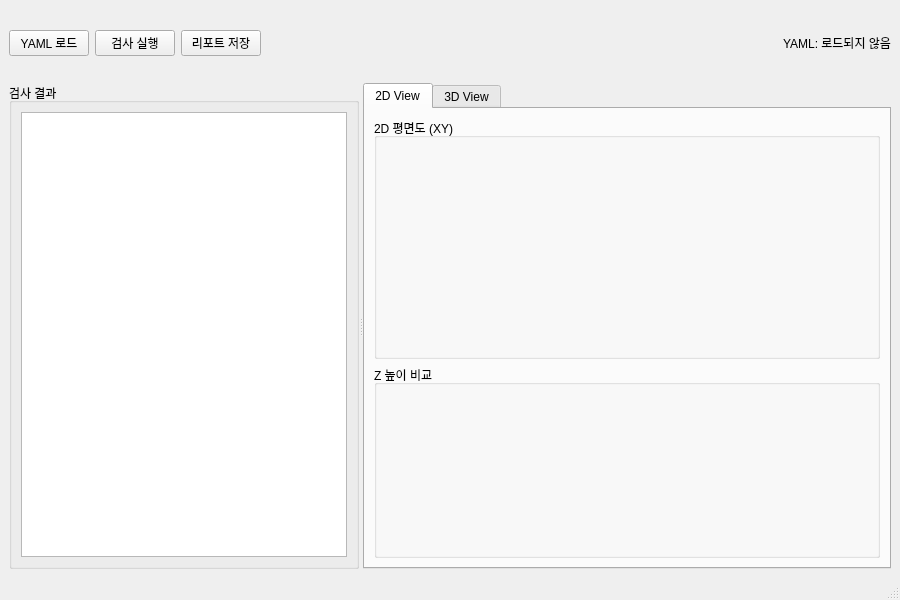
<?xml version="1.0" encoding="UTF-8"?>
<ui version="4.0">
 <class>JigPlateValidatorWindow</class>
 <widget class="QMainWindow" name="JigPlateValidatorWindow">
  <property name="geometry">
   <rect>
    <x>0</x>
    <y>0</y>
    <width>900</width>
    <height>600</height>
   </rect>
  </property>
  <property name="windowTitle">
   <string>Jig Plate 무결성 검사기</string>
  </property>
  <widget class="QWidget" name="centralwidget">
   <layout class="QVBoxLayout" name="verticalLayout_main">
    <!-- 상단 버튼 영역 -->
    <item>
     <layout class="QHBoxLayout" name="horizontalLayout_buttons">
      <item>
       <widget class="QPushButton" name="pushButton_loadYaml">
        <property name="text">
         <string>YAML 로드</string>
        </property>
       </widget>
      </item>
      <item>
       <widget class="QPushButton" name="pushButton_runValidation">
        <property name="text">
         <string>검사 실행</string>
        </property>
       </widget>
      </item>
      <item>
       <widget class="QPushButton" name="pushButton_saveReport">
        <property name="text">
         <string>리포트 저장</string>
        </property>
       </widget>
      </item>
      <item>
       <spacer name="horizontalSpacer">
        <property name="orientation">
         <enum>Qt::Horizontal</enum>
        </property>
        <property name="sizeHint" stdset="0">
         <size>
          <width>40</width>
          <height>20</height>
         </size>
        </property>
       </spacer>
      </item>
      <item>
       <widget class="QLabel" name="label_yamlPath">
        <property name="text">
         <string>YAML: 로드되지 않음</string>
        </property>
       </widget>
      </item>
     </layout>
    </item>
    <!-- 메인 컨텐츠 영역 -->
    <item>
     <widget class="QSplitter" name="splitter_main">
      <property name="orientation">
       <enum>Qt::Horizontal</enum>
      </property>
      <!-- 왼쪽: 검사 결과 -->
      <widget class="QGroupBox" name="groupBox_results">
       <property name="title">
        <string>검사 결과</string>
       </property>
       <property name="minimumSize">
        <size>
         <width>300</width>
         <height>0</height>
        </size>
       </property>
       <layout class="QVBoxLayout" name="verticalLayout_results">
        <item>
         <widget class="QTextEdit" name="textEdit_results">
          <property name="readOnly">
           <bool>true</bool>
          </property>
          <property name="font">
           <font>
            <family>Monospace</family>
            <pointsize>10</pointsize>
           </font>
          </property>
         </widget>
        </item>
       </layout>
      </widget>
      <!-- 오른쪽: 그래프 영역 -->
      <widget class="QWidget" name="widget_graphs">
       <layout class="QVBoxLayout" name="verticalLayout_graphs">
        <item>
         <widget class="QTabWidget" name="tabWidget_visualization">
          <property name="currentIndex">
           <number>0</number>
          </property>
          <!-- Tab 1: 2D View -->
          <widget class="QWidget" name="tab_2dView">
           <attribute name="title">
            <string>2D View</string>
           </attribute>
           <layout class="QVBoxLayout" name="verticalLayout_2dTab">
            <!-- 2D 평면도 -->
            <item>
             <widget class="QGroupBox" name="groupBox_2dPlot">
              <property name="title">
               <string>2D 평면도 (XY)</string>
              </property>
              <layout class="QVBoxLayout" name="verticalLayout_2dPlot">
               <item>
                <widget class="QWidget" name="widget_2dPlot" native="true">
                 <property name="minimumSize">
                  <size>
                   <width>0</width>
                   <height>200</height>
                  </size>
                 </property>
                </widget>
               </item>
              </layout>
             </widget>
            </item>
            <!-- Z 높이 그래프 -->
            <item>
             <widget class="QGroupBox" name="groupBox_zPlot">
              <property name="title">
               <string>Z 높이 비교</string>
              </property>
              <layout class="QVBoxLayout" name="verticalLayout_zPlot">
               <item>
                <widget class="QWidget" name="widget_zPlot" native="true">
                 <property name="minimumSize">
                  <size>
                   <width>0</width>
                   <height>150</height>
                  </size>
                 </property>
                </widget>
               </item>
              </layout>
             </widget>
            </item>
           </layout>
          </widget>
          <!-- Tab 2: 3D View -->
          <widget class="QWidget" name="tab_3dView">
           <attribute name="title">
            <string>3D View</string>
           </attribute>
           <layout class="QVBoxLayout" name="verticalLayout_3dTab">
            <item>
             <widget class="QWidget" name="widget_3dPlot" native="true">
              <property name="minimumSize">
               <size>
                <width>400</width>
                <height>400</height>
               </size>
              </property>
              <layout class="QVBoxLayout" name="layout_3dPlot">
               <property name="spacing">
                <number>0</number>
               </property>
               <property name="leftMargin">
                <number>0</number>
               </property>
               <property name="topMargin">
                <number>0</number>
               </property>
               <property name="rightMargin">
                <number>0</number>
               </property>
               <property name="bottomMargin">
                <number>0</number>
               </property>
              </layout>
             </widget>
            </item>
           </layout>
          </widget>
         </widget>
        </item>
       </layout>
      </widget>
     </widget>
    </item>
   </layout>
  </widget>
  <widget class="QStatusBar" name="statusbar"/>
 </widget>
 <resources/>
 <connections/>
</ui>
